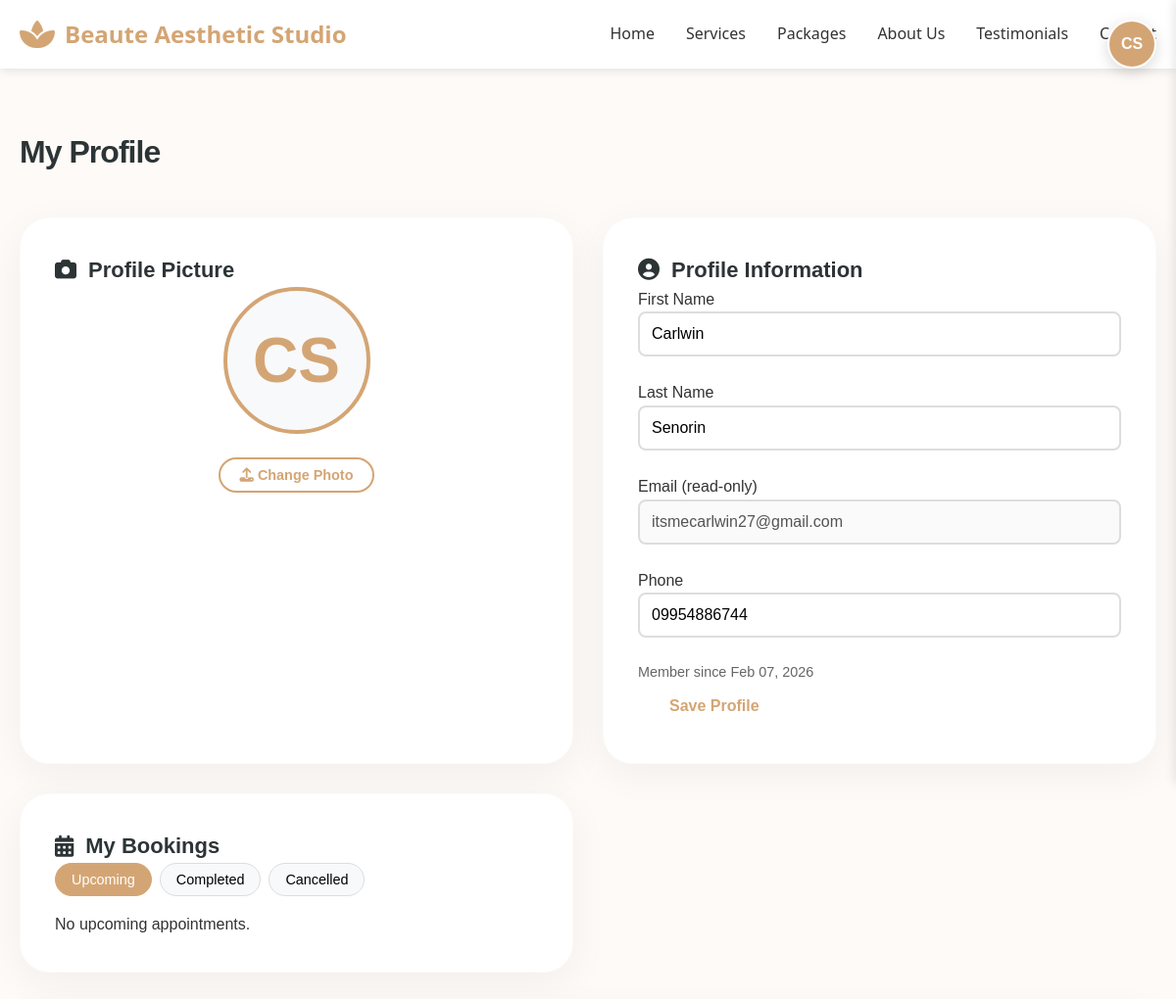
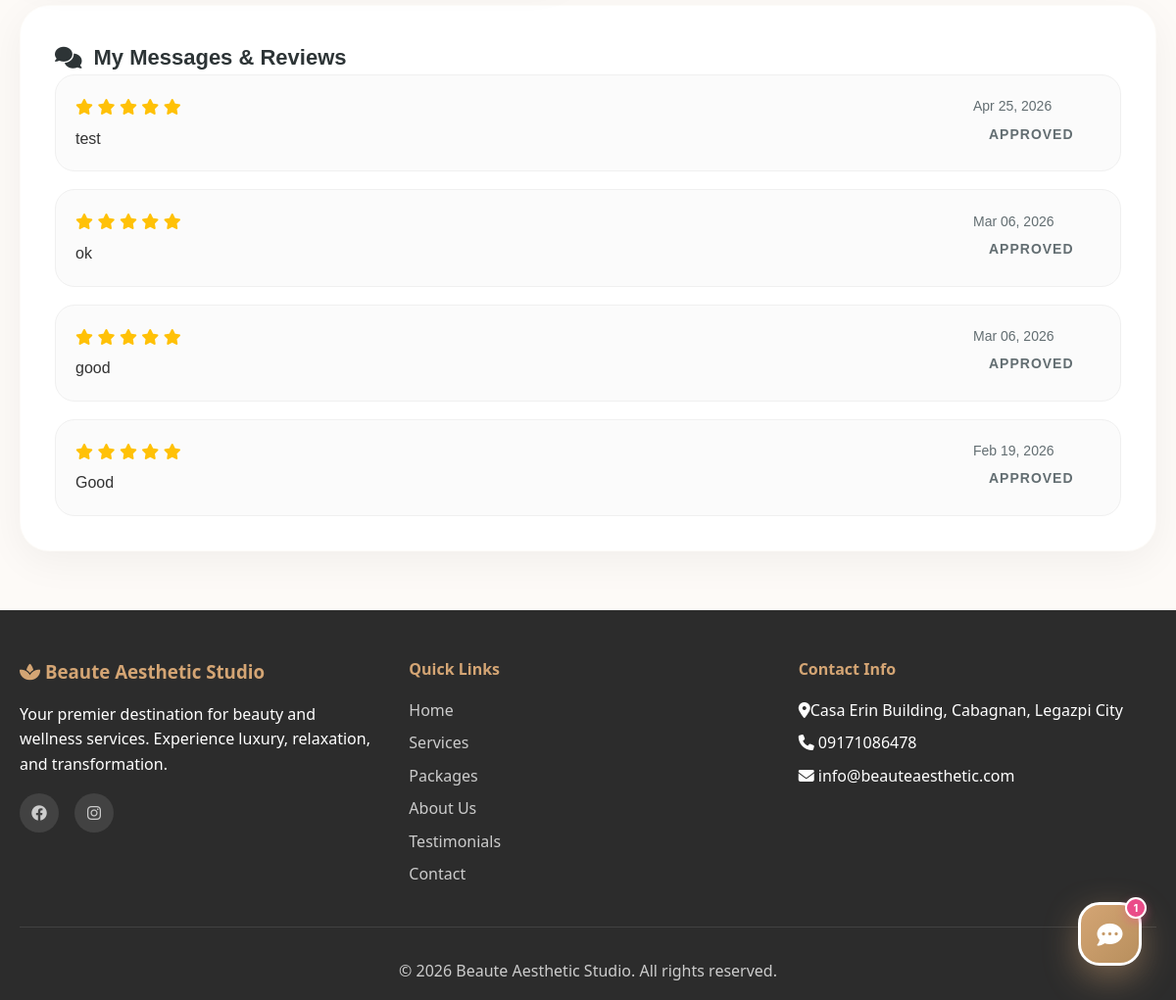
Page /profile.php (signed in) on the committed database (2 pictures, top to bottom).
### tables this page shows
CREATE TABLE `users` (
  `id` int(11) NOT NULL,
  `first_name` varchar(100) NOT NULL,
  `last_name` varchar(100) NOT NULL,
  `email` varchar(255) NOT NULL,
  `phone` varchar(20) NOT NULL,
  `password` varchar(255) NOT NULL,
  `role` enum('client','admin','staff') DEFAULT 'client',
  `status` enum('active','inactive') DEFAULT 'active',
  `reset_token` varchar(255) DEFAULT NULL,
  `reset_expires` datetime DEFAULT NULL,
  `created_at` timestamp NOT NULL DEFAULT current_timestamp(),
  `updated_at` timestamp NOT NULL DEFAULT current_timestamp() ON UPDATE current_timestamp(),
  `last_login` timestamp NULL DEFAULT NULL,
  `last_ip` varchar(45) DEFAULT NULL,
  `profile_picture` varchar(500) DEFAULT NULL,
  `tier` enum('standard','premium','vip') DEFAULT 'standard'
);

CREATE TABLE `testimonials` (
  `id` int(11) NOT NULL,
  `user_id` int(11) NOT NULL,
  `appointment_id` int(11) DEFAULT NULL,
  `rating` int(11) NOT NULL CHECK (`rating` >= 1 and `rating` <= 5),
  `review_text` text DEFAULT NULL,
  `status` enum('pending','approved','rejected') DEFAULT 'pending',
  `created_at` timestamp NOT NULL DEFAULT current_timestamp(),
  `staff_id` int(11) DEFAULT NULL
);

### config/functions.php (called while the page is built, shortened)
<?php
function formatDate($date) {
    return date('M d, Y', strtotime($date));
}

### profile.php (the view, shortened to what this page needs)
<?php
require_once 'config/functions.php';
$conn = getDBConnection();
$user_id = $_SESSION['user_id'];
$stmt = $conn->prepare("SELECT first_name, last_name, email, phone, profile_picture, created_at FROM users WHERE id = ?");
$stmt->execute([$user_id]);
$user = $stmt->fetch();
$stmt = $conn->prepare("SELECT * FROM appointments
                        WHERE user_id = ?
                          AND appointment_date >= CURDATE()
                          AND status IN ('pending', 'confirmed')
                        ORDER BY appointment_date ASC, appointment_time ASC");
$stmt->execute([$user_id]);
$upcoming = $stmt->fetchAll();
$stmt = $conn->prepare("SELECT * FROM appointments
                        WHERE user_id = ?
                          AND status = 'completed'
                        ORDER BY appointment_date DESC, appointment_time DESC");
$stmt->execute([$user_id]);
$completed = $stmt->fetchAll();
$stmt = $conn->prepare("SELECT * FROM appointments
                        WHERE user_id = ?
                          AND status IN ('cancelled', 'no_show')
                        ORDER BY appointment_date DESC, appointment_time DESC");
$stmt->execute([$user_id]);
$cancelled = $stmt->fetchAll();
attachServiceNames($upcoming, $conn);
attachServiceNames($completed, $conn);
attachServiceNames($cancelled, $conn);
$stmt = $conn->prepare("SELECT * FROM testimonials WHERE user_id = ? ORDER BY created_at DESC");
$stmt->execute([$user_id]);
$testimonials = $stmt->fetchAll();
?>
<!DOCTYPE html>
<html lang="en">
<head>
    <link rel="stylesheet" href="assets/css/style.css">
    <link rel="stylesheet" href="assets/css/dashboard.css">
    <link rel="stylesheet" href="https://cdnjs.cloudflare.com/ajax/libs/font-awesome/6.4.0/css/all.min.css">
</head>
<body>
    <?php include 'includes/header.php'; ?>
    <section class="dashboard-section">
        <div class="container">
            <div class="dashboard-header">
                <h1>My Profile</h1>
            </div>
            <div class="dashboard-grid">
                <div class="dashboard-card profile-pic-card" style="text-align: center;">
                    <h2><i class="fas fa-camera"></i> Profile Picture</h2>
                    <div class="profile-pic-preview">
                        <?php if ($user['profile_picture']): ?>
                            <img src="<?php echo htmlspecialchars($user['profile_picture']); ?>" alt="Profile Picture" id="profilePicImg">
                        <?php else: ?>
                            <div class="initials-avatar"><?php echo strtoupper(substr($user['first_name'], 0, 1) . substr($user['last_name'], 0, 1)); ?></div>
                        <?php endif; ?>
                    </div>
                    <div class="profile-pic-actions">
                        <button type="button" class="btn btn-sm btn-outline" onclick="document.getElementById('profile_pic_input').click()">
                            <i class="fas fa-upload"></i> Change Photo
                        </button>
                    </div>
                </div>
                <div class="dashboard-card">
                    <h2><i class="fas fa-user-circle"></i> Profile Information</h2>
                    <form method="POST">
                        <div class="form-row">
                            <div class="form-group">
                                <label>First Name</label>
                                <input type="text" name="first_name" value="<?php echo htmlspecialchars($user['first_name']); ?>" required>
                            </div>
                            <div class="form-group">
                                <label>Last Name</label>
                                <input type="text" name="last_name" value="<?php echo htmlspecialchars($user['last_name']); ?>" required>
                            </div>
                        </div>
                        <div class="form-group">
                            <label>Email (read-only)</label>
                            <input type="email" value="<?php echo htmlspecialchars($user['email']); ?>" disabled>
                        </div>
                        <div class="form-group">
                            <label>Phone</label>
                            <input type="tel" name="phone" value="<?php echo htmlspecialchars($user['phone']); ?>" required>
                        </div>
                        <p style="font-size: 0.9rem; color: #666;">Member since <?php echo formatDate($user['created_at']); ?></p>
                        <button type="submit" class="btn btn-primary btn-block">Save Profile</button>
                    </form>
                </div>
                <div class="dashboard-card">
                    <h2><i class="fas fa-calendar-alt"></i> My Bookings</h2>
                    <div class="appointments-tabs">
                        <button type="button" class="tab-btn active" data-tab="upcoming">Upcoming</button>
                        <button type="button" class="tab-btn" data-tab="completed">Completed</button>
                        <button type="button" class="tab-btn" data-tab="cancelled">Cancelled</button>
                    </div>
                    <div class="appointments-tab-content active" id="tab-upcoming">
                        <?php if (empty($upcoming)): ?>
                            <p class="empty-state">No upcoming appointments.</p>
                        <?php endif; ?>
                    </div>
                </div>
            </div>
            <div class="dashboard-card" style="margin-top: 2rem;">
                <h2><i class="fas fa-comments"></i> My Messages & Reviews</h2>
                <?php if (empty($testimonials)): ?>
                    <p class="empty-state">You have not submitted any reviews yet.</p>
                <?php else: ?>
                    <div class="appointments-list">
                        <?php foreach ($testimonials as $t): ?>
                            <div class="appointment-item">
                                <div class="appointment-details">
                                    <h4>
                                        <?php for ($i = 1; $i <= 5; $i++): ?>
                                            <i class="fas fa-star" style="color: <?php echo $i <= $t['rating'] ? '#ffc107' : '#ddd'; ?>"></i>
                                        <?php endfor; ?>
                                    </h4>
                                    <p><?php echo htmlspecialchars($t['review_text']); ?></p>
                                </div>
                                <div class="appointment-date">
                                    <span><?php echo formatDate($t['created_at']); ?></span>
                                    <span class="status-badge status-<?php echo $t['status']; ?>"><?php echo ucfirst($t['status']); ?></span>
                                </div>
                            </div>
                        <?php endforeach; ?>
                    </div>
                <?php endif; ?>
            </div>
        </div>
    </section>
    <?php include 'includes/footer.php'; ?>
</body>
</html>

### assets/css/style.css (style rules this page uses)
* { margin: 0; padding: 0; box-sizing: border-box; }
:root { --primary-color: #d4a574; --secondary-color: #8b6f47; --accent-color: #f5e6d3; --dark-color: #2c2c2c; --light-color: #f8f8f8; --text-color: #333; --success-color: #28a745; --danger-color: #dc3545; --warning-color: #ffc107; --info-color: #17a2b8; --white: #ffffff; --shadow: 0 2px 10px rgba(0, 0, 0, 0.1); --shadow-lg: 0 5px 20px rgba(0, 0, 0, 0.15); }
body { font-family: 'Segoe UI', Tahoma, Geneva, Verdana, sans-serif; line-height: 1.6; color: var(--text-color); background-color: var(--white); }
.container { max-width: 1200px; margin: 0 auto; padding: 0 20px; }
.btn { display: inline-block; padding: 12px 30px; border-radius: 50px; text-decoration: none; font-weight: 600; transition: all 0.3s; border: 2px solid transparent; cursor: pointer; font-size: 1rem; }
.btn-primary { background: var(--white); color: var(--primary-color); }
.btn-outline { background: transparent; color: var(--primary-color); border-color: var(--primary-color); }
.btn-sm { padding: 8px 20px; font-size: 0.9rem; }
section { padding: 80px 20px; }
.form-group { margin-bottom: 1.5rem; }
.form-group input, .form-group textarea, .form-group select { width: 100%; padding: 12px; border: 2px solid #ddd; border-radius: 8px; font-size: 1rem; font-family: inherit; transition: border-color 0.3s; }

### assets/css/dashboard.css (style rules this page uses)
:root { --dash-primary: #d4a574; --dash-secondary: #8b6f47; --dash-accent: #f5e6d3; --dash-bg: #fdfaf7; --dash-white: #ffffff; --dash-text: #2d3436; --dash-text-light: #636e72; --dash-shadow: 0 10px 40px rgba(0, 0, 0, 0.05); --dash-shadow-lg: 0 20px 60px rgba(0, 0, 0, 0.1); --dash-glass: rgba(255, 255, 255, 0.7); --dash-success: #4cd137; --dash-warning: #ffcc00; --dash-danger: #ea4c89; --dash-info: #00cec9; }
.dashboard-section { padding: 60px 0; background: var(--dash-bg); min-height: 85vh; font-family: 'Outfit', sans-serif; }
.dashboard-header { display: flex; justify-content: space-between; align-items: center; margin-bottom: 40px; }
.dashboard-header h1 { font-size: 32px; font-weight: 800; color: var(--dash-text); margin: 0; letter-spacing: -0.03em; }
.status-badge { padding: 6px 16px; border-radius: 50px; font-size: 12px; font-weight: 700; text-transform: uppercase; letter-spacing: 1px; }
.dashboard-grid { display: grid; grid-template-columns: repeat(auto-fit, minmax(450px, 1fr)); gap: 30px; }
.dashboard-card { background: var(--dash-white); padding: 35px; border-radius: 30px; box-shadow: var(--dash-shadow); border: 1px solid rgba(212, 165, 116, 0.05); }
.dashboard-card h2 { font-size: 22px; font-weight: 800; color: var(--dash-text); display: flex; align-items: center; gap: 12px; }
.appointments-list { display: flex; flex-direction: column; gap: 18px; }
.appointment-item { padding: 20px; background: #fbfbfb; border-radius: 20px; border: 1px solid #f0f0f0; display: flex; justify-content: space-between; align-items: center; transition: all 0.3s ease; }
.appointment-date { display: flex; flex-direction: column; min-width: 130px; }
.appointment-date span { font-size: 14px; color: var(--dash-text-light); }
.appointment-details h4 { font-size: 16px; font-weight: 700; margin-bottom: 6px; color: var(--dash-text); }

### profile.php (style rules this page uses)
.appointments-tabs { display: flex; gap: 0.5rem; margin-bottom: 1rem; }
.tab-btn { padding: 8px 16px; border-radius: 20px; border: 1px solid #ddd; background: #f8f9fa; cursor: pointer; font-size: 0.9rem; }
.tab-btn.active { background: var(--primary-color); color: var(--white); border-color: var(--primary-color); }
.appointments-tab-content { display: none; }
.appointments-tab-content.active { display: block; }
.profile-pic-preview { width: 150px; height: 150px; border-radius: 50%; overflow: hidden; margin: 0 auto 1.5rem; border: 4px solid var(--primary-color); background: #f8f9fa; display: flex; align-items: center; justify-content: center; }
.initials-avatar { font-size: 4rem; color: var(--primary-color); font-weight: bold; }
.profile-pic-actions { display: flex; justify-content: center; gap: 1rem; }

### rows in the picture
users: first_name+last_name "CS", first_name "Carlwin", last_name "Senorin", email "itsmecarlwin27@gmail.com", phone "09954886744", created_at "Feb 07, 2026"
testimonials: rating 5 (drawn), review_text "test", created_at "Apr 25, 2026", status "APPROVED"
testimonials: rating 5 (drawn), review_text "ok", created_at "Mar 06, 2026", status "APPROVED"
testimonials: rating 5 (drawn), review_text "good", created_at "Mar 06, 2026", status "APPROVED"
testimonials: rating 5 (drawn), review_text "Good", created_at "Feb 19, 2026", status "APPROVED"

### other values in the picture
$initials ?: '<i class="fas fa-user"></i>' "CS"
